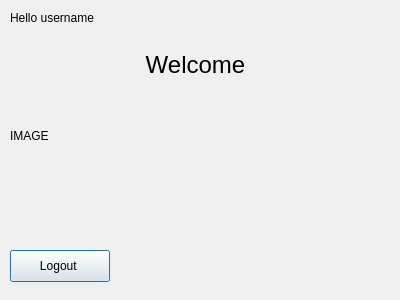
<?xml version="1.0" encoding="UTF-8"?>
<ui version="4.0">
 <class>WelcomeWindow</class>
 <widget class="QDialog" name="WelcomeWindow">
  <property name="geometry">
   <rect>
    <x>0</x>
    <y>0</y>
    <width>400</width>
    <height>300</height>
   </rect>
  </property>
  <property name="windowTitle">
   <string>Dialog</string>
  </property>
  <widget class="QLabel" name="labelWelcomeUser">
   <property name="geometry">
    <rect>
     <x>10</x>
     <y>10</y>
     <width>381</width>
     <height>16</height>
    </rect>
   </property>
   <property name="text">
    <string>Hello username </string>
   </property>
  </widget>
  <widget class="QLabel" name="labelImage">
   <property name="geometry">
    <rect>
     <x>10</x>
     <y>40</y>
     <width>371</width>
     <height>191</height>
    </rect>
   </property>
   <property name="text">
    <string>IMAGE</string>
   </property>
  </widget>
  <widget class="QPushButton" name="pushButtonLogout">
   <property name="geometry">
    <rect>
     <x>10</x>
     <y>250</y>
     <width>100</width>
     <height>32</height>
    </rect>
   </property>
   <property name="text">
    <string>Logout </string>
   </property>
  </widget>
  <widget class="QLabel" name="label">
   <property name="geometry">
    <rect>
     <x>140</x>
     <y>50</y>
     <width>111</width>
     <height>31</height>
    </rect>
   </property>
   <property name="text">
    <string>&lt;html&gt;&lt;head/&gt;&lt;body&gt;&lt;p align=&quot;center&quot;&gt;&lt;span style=&quot; font-size:18pt;&quot;&gt;Welcome&lt;/span&gt;&lt;/p&gt;&lt;/body&gt;&lt;/html&gt;</string>
   </property>
  </widget>
 </widget>
 <resources/>
 <connections/>
</ui>
